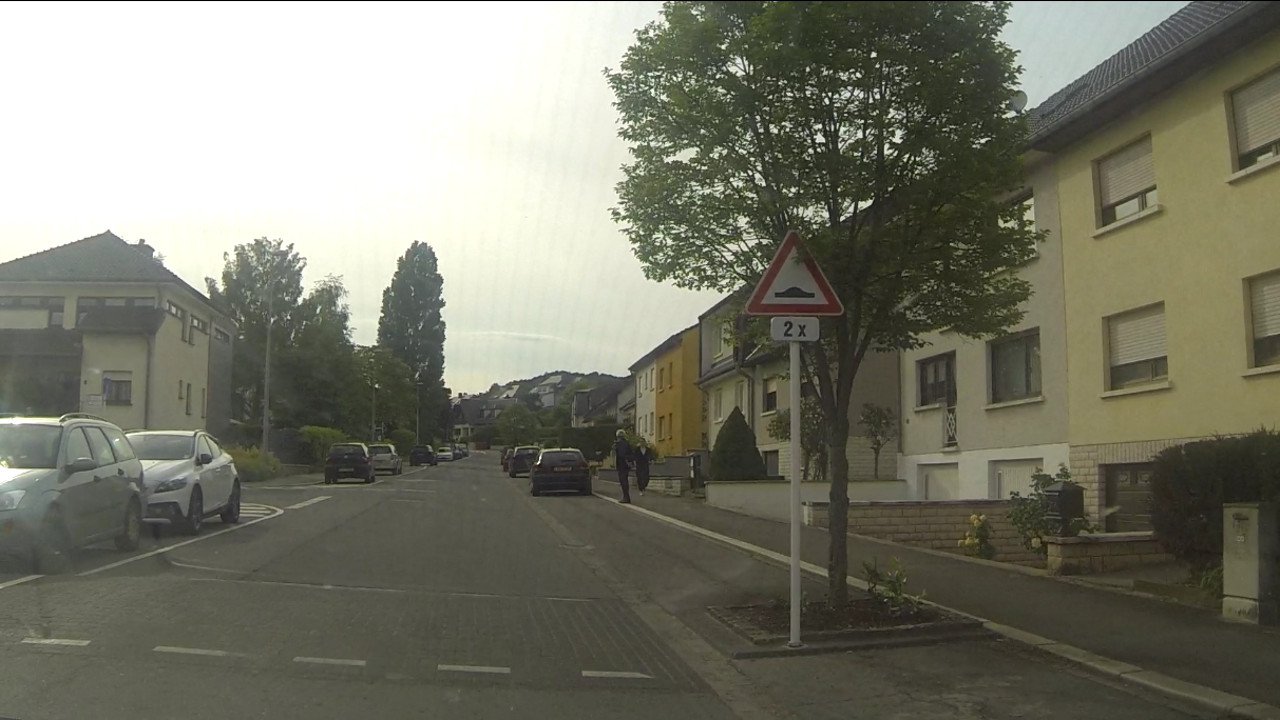
//> input picture input/img03.jpg, 1280 x 720 px, given in place of , which was not available
$ ./main ../input/img03.jpg   (built with g++ and OpenCV 4)
//> lines starting //> are read from the running program, lines starting //| are printed output that depends on the picture; after the words box and inside, x2 and y2 are one past the last pixel; in counts of white or black regions, pixels touching at a corner belong together; pictures that were not available may be replaced by others from this repository, and a replacement may not be noted
/**
DASHPI
Author: lyinch
Version: 0.0.2
www.lyinch.com
www.github.com/lyinch/dashpi
*/
#include <stdio.h>
#include <opencv2/core/core.hpp>
#include <opencv2/highgui/highgui.hpp>
#include <iostream>

//libraries
#include "../lib/lib_log.h"

//constants
const std::string VERSION = "v.0.0.2";
const short int image_size_x = 1280;
const short int image_size_y = 720;

//global values
bool DEBUGGING = false;


//structs
struct Tpoi
{
	int area_code;
};
Tpoi poi[1280][720] = {0};

struct Tcheck
{
	bool checked;
};
Tcheck check[1280][720] = {false};

void init(){
	char buffer[100];
	sprintf(buffer,"Application started");
	writeLog(buffer,2);
	if(DEBUGGING){
		writeLog("Debugging enabled",1);
	}else{
		writeLog("Debugging disabled",2);
	}
	//sprintf(buffer,"DashPi %s loaded",VERSION);
	//connect to camera and wifi
	sprintf(buffer,"Dashpi loaded successfully!");
	writeLog(buffer,2);
}

//functions
bool isInBound(short int x, short int y){
	if(x < 0 || x > image_size_x-1)
	{
		return false;
	}
	else if (y < 0 || y > image_size_y-1)
	{
		return false;
	}
	else
	{
		return true;
	}
}

int main(int argc, char** argv)
{
	char buffer[100];
	std::string img_path;

//TODO: include in init function
	sprintf(buffer,"Arguments: %d",argc);
	writeLog(buffer,2);
//> (this line was passed over: writeLog is not available in this run)
	std::string argstr;
	for(int i = 0; i < argc; i++)
	{
		sprintf(buffer,"argv[%d] = %s",i,argv[i]);
		writeLog(buffer,2);
//> (this line was passed over: writeLog is not available in this run)
		argstr = argv[i];
		if(argstr == "-d")
		{
			DEBUGGING = true;
		}
		else if (argstr == "-i")
		{
			img_path = argv[i+1];
		}
	}

	init();
//> (in init, `writeLog(buffer,2);` was passed over: writeLog is not available in this run)
//> (in init, `writeLog("Debugging disabled",2);` was passed over: writeLog is not available in this run)
//> (in init, `writeLog(buffer,2);` was passed over: writeLog is not available in this run)

	cv::Mat input;
	input = cv::imread(img_path, CV_LOAD_IMAGE_COLOR);
//> input is the input picture: 720 rows x 1280 cols, CV_8UC3; mean B, G, R 107.2, 121.1, 120.9
	if(!input.data)
	{
		writeLog("Could not open or find the image",0);
		writeLog("Application closed!",0);
		return -1;
	}

	if(DEBUGGING)
	{
		//sprintf(buffer, "Image size: %d x %d ",input.size().width, input.size().height);
		//writeLog(buffer,2);
		sprintf(buffer, "Image columns: %d Image rows: %d Image channels: %d ", input.cols, input.rows, input.channels());
		writeLog(buffer,2);
	}

	if((input.cols < image_size_x) || (input.rows < image_size_y))
	{
		sprintf(buffer,"Image resolution smaller than %dx%d!",image_size_x,image_size_y);
		writeLog(buffer,0);
		writeLog("Application closed!",0);
		return -1;

	}
	else if ((input.cols > image_size_x) || (input.rows > image_size_y))
	{
		sprintf(buffer,"Image resolution bigger than %dx%d!",image_size_x,image_size_y);
		writeLog(buffer,1);
		writeLog("Analysis may be wrong!",1);
	}
	else
	{
		writeLog("Image loaded successfully",2);
//> (this line was passed over: writeLog is not available in this run)
	}
	writeLog("Press ESC or C to exit",2);
//> (this line was passed over: writeLog is not available in this run)

	cv::namedWindow( "Input", CV_WINDOW_NORMAL);
	cv::namedWindow( "Output", CV_WINDOW_NORMAL);

	cv::Mat output = input.clone();

//TODO: write as class
	int x,y;
	int total_area_code = 0;
	int count_biggest_area = 0;
	int biggest_area = 0;
	int count_area_code = 0;
	bool colour_found = false;
	std::cout << check[1][1].checked << std::endl;
	for (int i = 0; i <= image_size_x-1; i++)
	{
		for (int j = 0; j <= image_size_y-1; j++)
		{
			if((isInBound(i,j)) && (check[i][j].checked == false) && ((input.at<cv::Vec3b>(j,i)[2]) >= (18+input.at<cv::Vec3b>(j,i)[1])) && ((input.at<cv::Vec3b>(j,i)[2]) >= (18+input.at<cv::Vec3b>(j,i)[0])) )
			{
				x = i;
				y = j;
				if(count_biggest_area < count_area_code)
				{
					count_biggest_area = count_area_code;
					biggest_area = total_area_code;
				}
				total_area_code++;
				count_area_code = 0;
				check[x][y].checked = true;
				poi[x][y].area_code = total_area_code;
				colour_found = true;
				while(colour_found){
					colour_found = false;
					//check the 4 nearest pixel
					for (int check_pos = 1; check_pos < 150; check_pos++)
					{
						if((isInBound(x,y+check_pos)) && (check[x][y+check_pos].checked == false) &&((input.at<cv::Vec3b>(y+check_pos,x)[2]) >= (18+input.at<cv::Vec3b>(y+check_pos,x)[1])) && ((input.at<cv::Vec3b>(y+check_pos,x)[2]) >= (18+input.at<cv::Vec3b>(y+check_pos,x)[0])) )
						{
							colour_found = true;
							check[x][y+check_pos].checked = true;
							poi[x][y+check_pos].area_code = total_area_code;
							count_area_code++;
						}
						if((isInBound(x,y-check_pos)) && (check[x][y-check_pos].checked == false) &&((input.at<cv::Vec3b>(y-check_pos,x)[2]) >= (18+input.at<cv::Vec3b>(y-check_pos,x)[1])) && ((input.at<cv::Vec3b>(y-check_pos,x)[2]) >= (18+input.at<cv::Vec3b>(y-check_pos,x)[0])) )
						{
							colour_found = true;
							check[x][y-check_pos].checked = true;
							poi[x][y-check_pos].area_code = total_area_code;
							count_area_code++;
						}
						if((isInBound(x+check_pos,y)) && (check[x+check_pos][y].checked == false) &&((input.at<cv::Vec3b>(y,x+check_pos)[2]) >= (18+input.at<cv::Vec3b>(y,x+check_pos)[1])) && ((input.at<cv::Vec3b>(y,x+check_pos)[2]) >= (18+input.at<cv::Vec3b>(y,x+check_pos)[0])))
						{
							colour_found = true;
							check[x+check_pos][y].checked = true;
							poi[x+check_pos][y].area_code = total_area_code;
							count_area_code++;
						}
						if((isInBound(x-check_pos,y)) && (check[x-check_pos][y].checked == false) &&((input.at<cv::Vec3b>(y,x-check_pos)[2]) >= (18+input.at<cv::Vec3b>(y,x-check_pos)[1])) && ((input.at<cv::Vec3b>(y,x-check_pos)[2]) >= (18+input.at<cv::Vec3b>(y,x-check_pos)[0])) )
						{
							colour_found = true;
							check[x-check_pos][y].checked = true;
							poi[x-check_pos][y].area_code = total_area_code;
							count_area_code++;
						}
					}
					x++;
					y++;
				}
			}
		}
	}
//> after the loop, x = 977; y = 520; count_biggest_area = 1861; biggest_area = 23; total_area_code = 25; count_area_code = 0


	if(DEBUGGING){
		sprintf(buffer,"#Max entries: %d ",count_biggest_area);
		writeLog(buffer,2);
		sprintf(buffer,"Pos of biggest area: %d",biggest_area);
		writeLog(buffer,2);
		sprintf(buffer,"Areas in total: %d",total_area_code);
		writeLog(buffer,2);
		sprintf(buffer,"Highlighting POIs in \033[1;43mYELLOW\033[0m and the biggest AOI in \033[1;45mPINK\033[0m.");
		writeLog(buffer,2);
		for(int i = 0; i <= image_size_x-1; i++)
		{
			for(int j = 0; j <= image_size_y-1; j++)
			{
				if(poi[i][j].area_code == biggest_area){ //PINK -> biggest AOI
					output.at<cv::Vec3b>(j,i)[0] = 255;
					output.at<cv::Vec3b>(j,i)[1] = 0;
					output.at<cv::Vec3b>(j,i)[2] = 255;
				}else if (poi[i][j].area_code > 0) //YELLOW -> POIs
				{
					output.at<cv::Vec3b>(j,i)[0] = 0;
					output.at<cv::Vec3b>(j,i)[1] = 255;
					output.at<cv::Vec3b>(j,i)[2] = 255;
				}
			}
		}

	}

	sprintf(buffer,"Possible AOIs are highlighted in \033[1;44mBLUE\033[0m.");
	writeLog(buffer,2);
//> (this line was passed over: writeLog is not available in this run)
	//Higlight signs
	int *counter = new int[total_area_code+1];
	std::fill_n(counter,total_area_code+1,0);

	for(int i = 0; i <= image_size_x-1; i++)
	{
		for(int j = 0; j <= image_size_y-1; j++)
		{
			counter[poi[i][j].area_code]++;
		}
	}


//find best areas
// improve to make fewer calls
	for (int q = 1; q <= total_area_code; q++)
	{
		if (counter[q] > 600 && counter[q] < 2700)
		{
			std::cout << q << "|";
			for (int i = 0; i <= image_size_x-1; i++)
			{
				for (int j = 0; j < image_size_y-1; j++)
				{
					if (poi[i][j].area_code == q)
					{
						output.at<cv::Vec3b>(j,i)[0] = 255;
						output.at<cv::Vec3b>(j,i)[1] = 255;
						output.at<cv::Vec3b>(j,i)[2] = 0;
					}

				}
			}
		}
	}
//> this loop made 25 passes
//| 1|23|
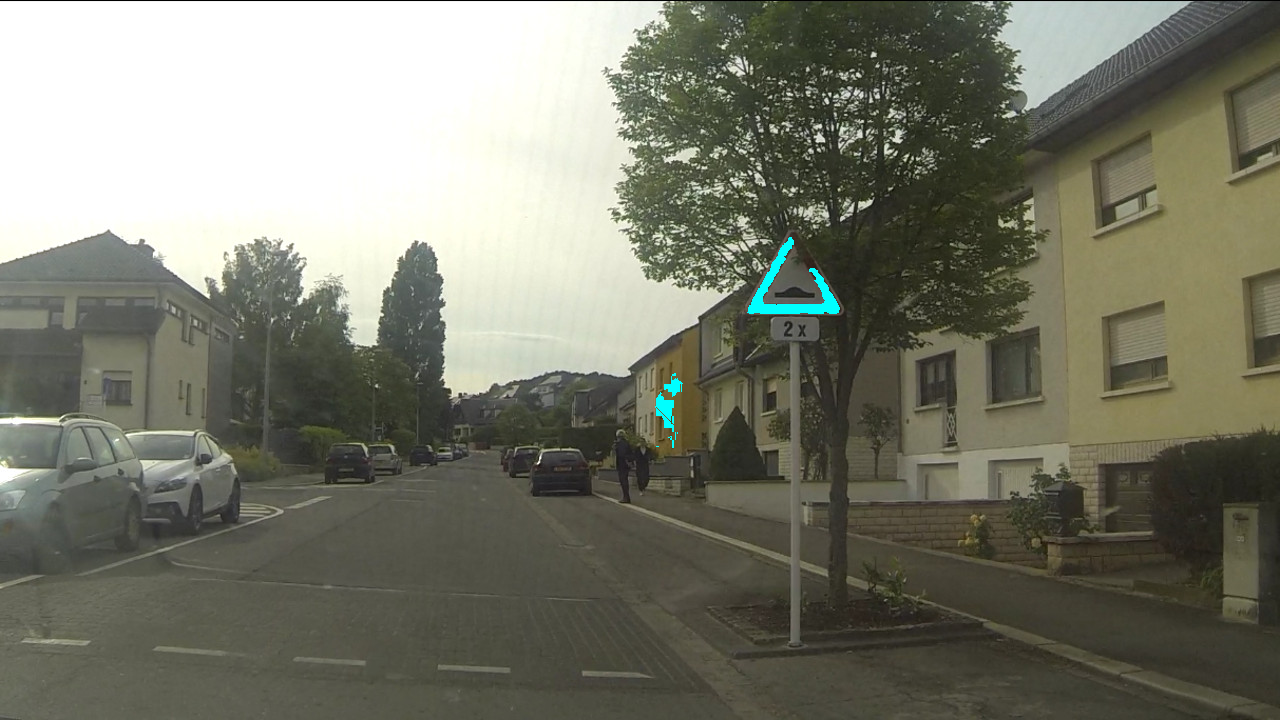
//> output: 720 rows x 1280 cols, CV_8UC3; 0.27% of pixels changed, all inside (x1, y1, x2, y2) = (655, 237, 840, 448)

	std::cout << std::endl;


	cv::imshow("Output",output);
	cv::imshow( "Input",input );

	delete [] counter;
	counter = 0;

	//INFO: F1 : 65470 to F12: 65481
	//ends the program on ESC(27) or 'c'(99)
	while(true){
	int c = cv::waitKey( 1000 );
//> the Esc key is pressed
    if( (char)c == 27 || (char)c == 99)
      {
      	break;
      }
	}
	writeLog("Application closed successfully",2);
//> (this line was passed over: writeLog is not available in this run)
	return 0;
}

$ run again, on input/img04.jpg
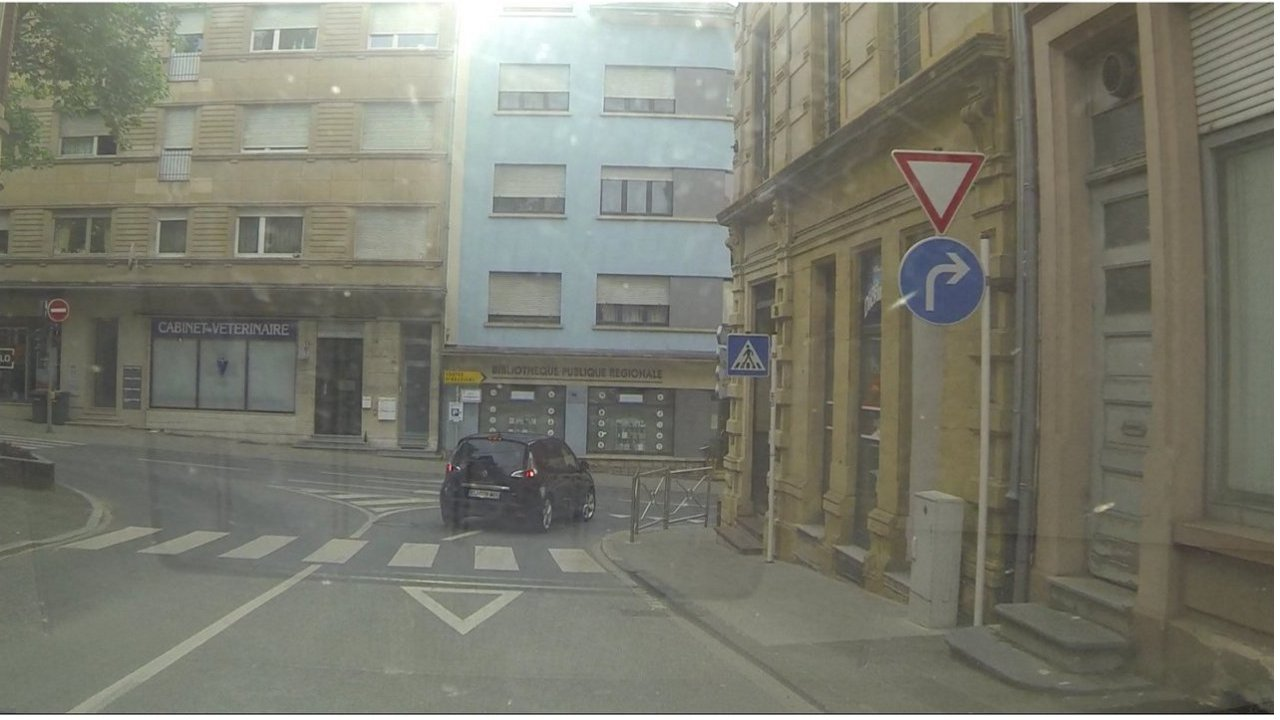
//> input picture input/img04.jpg, 1280 x 720 px, given in place of , which was not available
//> input is the input picture: 720 rows x 1280 cols, CV_8UC3; mean B, G, R 111.6, 123.6, 122.9
//> the loop `for (int i = 0; i <= image_size_x-1; i++)` made 1280 passes
//> (x, y, count_biggest_area, biggest_area, total_area_code, count_area_code) on passes 1 to 3: (0, 0, 0, 0, 0, 0), (0, 0, 0, 0, 0, 0), (0, 0, 0, 0, 0, 0)
//> after the loop `for (int i = 0; i <= image_size_x-1; i++)`: x = 954; y = 217; count_biggest_area = 2653; biggest_area = 22; total_area_code = 56; count_area_code = 0
//> the loop `for (int q = 1; q <= total_area_code; q++)` made 56 passes
//| 22|
//> after the loop `for (int q = 1; q <= total_area_code; q++)`:
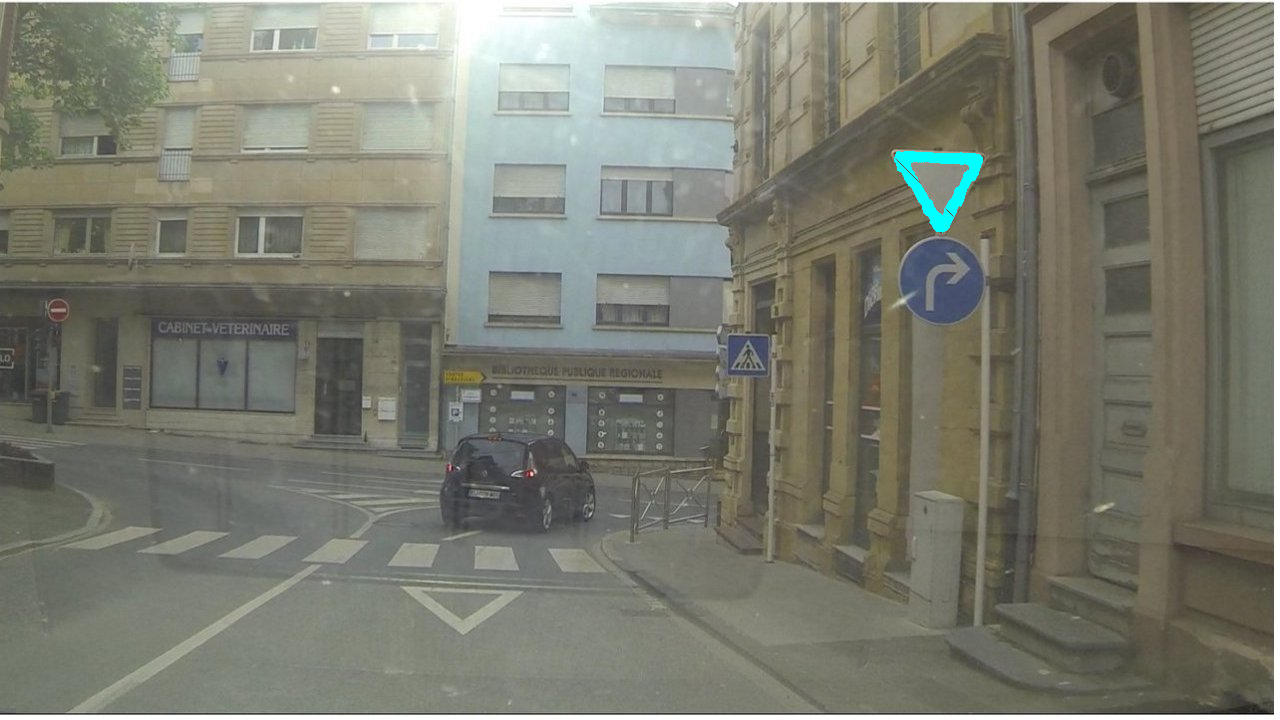
//> output: 720 rows x 1280 cols, CV_8UC3; 0.29% of pixels changed, all inside (x1, y1, x2, y2) = (894, 151, 983, 233)

$ run again, on input/img05.jpg
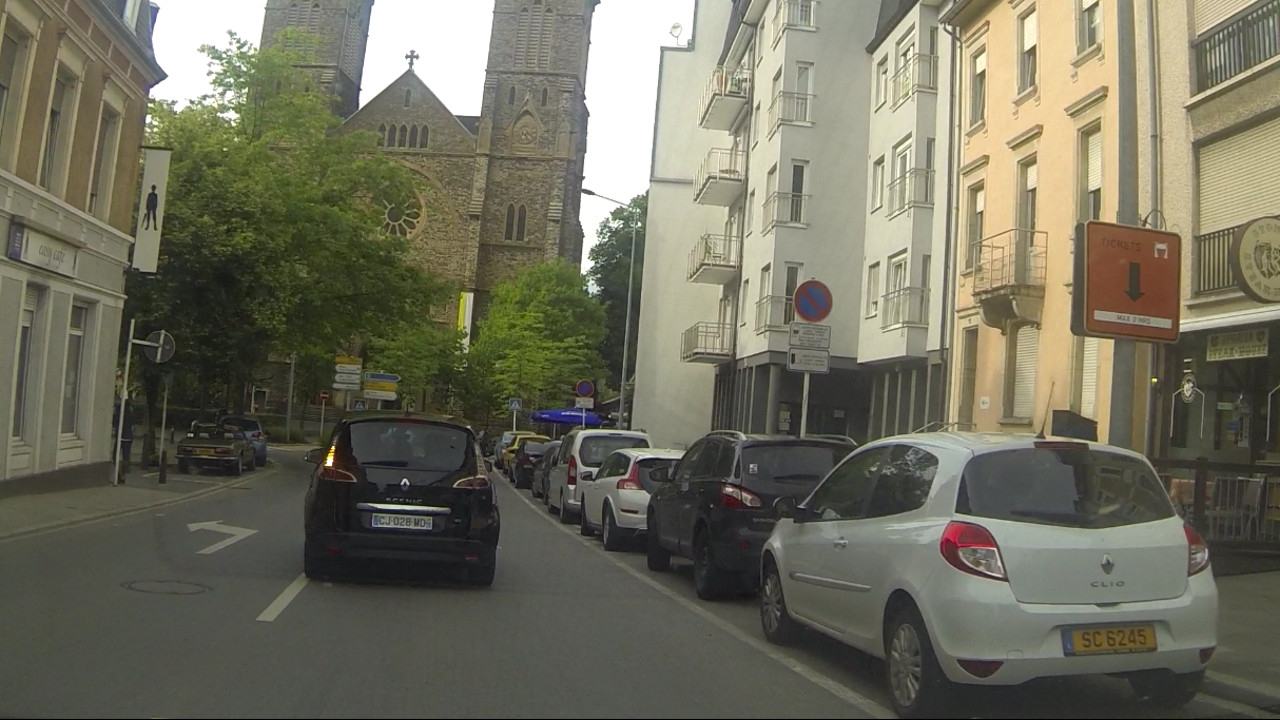
//> input picture input/img05.jpg, 1280 x 720 px, given in place of , which was not available
//> input is the input picture: 720 rows x 1280 cols, CV_8UC3; mean B, G, R 94.4, 111, 112.7
//> after the loop `for (int i = 0; i <= image_size_x-1; i++)`: x = 1217; y = 120; count_biggest_area = 20847; biggest_area = 56; total_area_code = 364; count_area_code = 0
//> the loop `for (int q = 1; q <= total_area_code; q++)` made 364 passes
//| 24|32|300|
//> (output is shown up to pass 300 of 364)
//> after the loop `for (int q = 1; q <= total_area_code; q++)`:
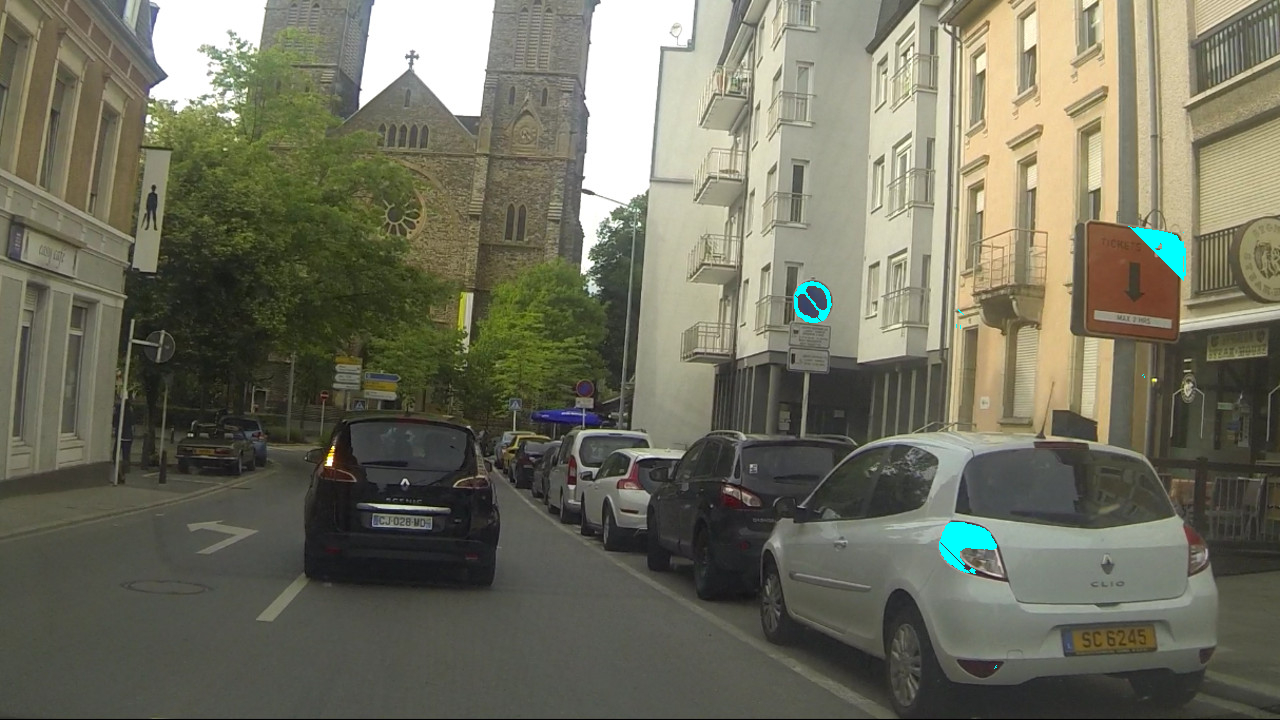
//> output: 720 rows x 1280 cols, CV_8UC3; 0.38% of pixels changed, all inside (x1, y1, x2, y2) = (794, 226, 1186, 669)
